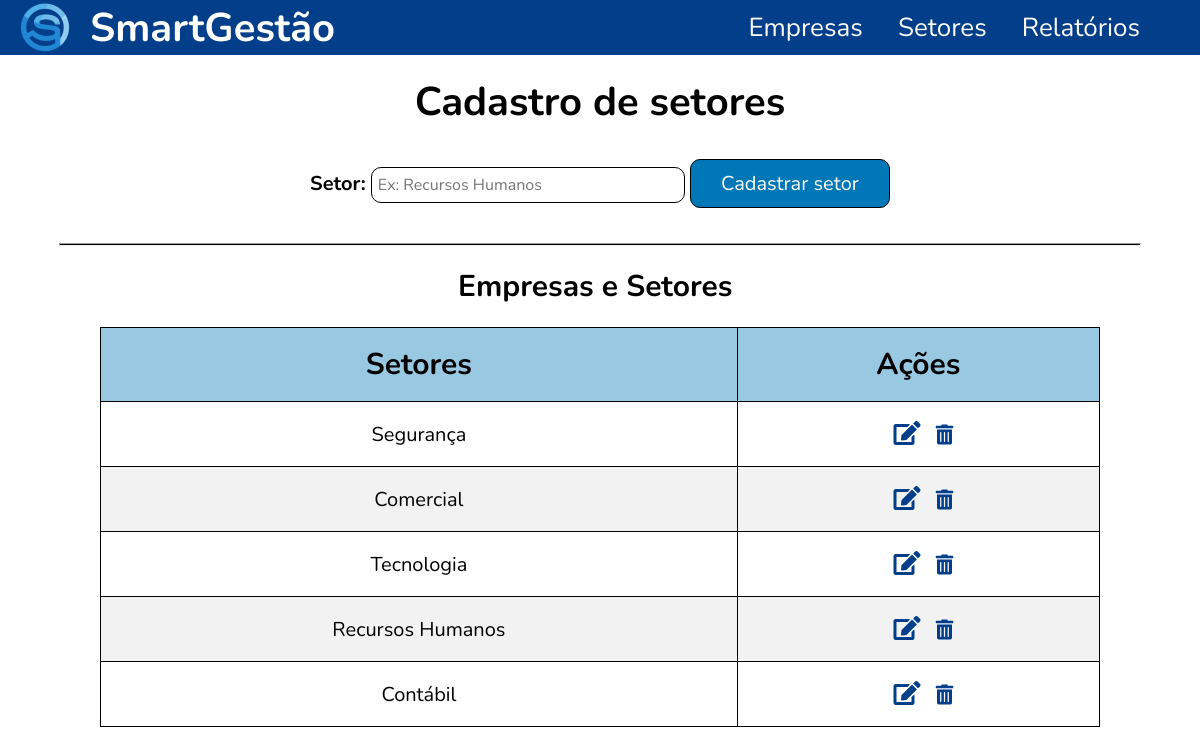
/view/cadastrarSetores.php, run on the app's committed database.
### tables this page shows
CREATE TABLE `setor` (
  `id` int(11) NOT NULL,
  `descricao` varchar(255) NOT NULL
);

### model/Setor.php (called while the page is built, shortened)
<?php
class Setor
{
    private $pdo;
    public function __construct($db)
    {
        $this->pdo = $db;
    }
    public function ConsultarTodos()
    {
        $query = "SELECT id, descricao FROM setor";
        $stmt = $this->pdo->prepare($query);
        $stmt->execute();
        return $stmt;
    }
}

### controller/SetorController.php (the view, shortened to what this page needs)
<?php
require_once '../model/setor.php';
class SetorController
{
    private $setor;
    public function __construct()
    {
        $database = new Database('localhost', 'smartgestao', 'root', '');
        $db = $database->Connect();
        $this->setor = new Setor($db);
    }
    public function listarSetores()
    {
        $stmt = $this->setor->ConsultarTodos();
        $tabelaHTML = '';
        while ($row = $stmt->fetch(PDO::FETCH_ASSOC)) {
            $id = $row['id'];
            $descricao = $row['descricao'];
            $editarLink = "<button class='editar' onclick=\"abrirModalEdicao('$id', '$descricao')\"><i class='fas fa-edit'></i></button>";
            $excluirLink = "<a class='icon-trash' href='?acao=excluir&id=$id' onclick='return confirm(\"Você tem certeza que deseja excluir?\")'>
                            <i class='fas fa-trash-alt'></i>
                        </a>";
            $tabelaHTML .= "
            <tr>
                <td>$descricao</td>
                <td>
                    $editarLink
                    $excluirLink
                </td>
            </tr>
        ";
        }
        $tabelaHTML = "
        <table>
            <thead>
                <tr>
                    <th>Setores</th>
                    <th>Ações</th>
                </tr>
            </thead>
            <tbody>
                $tabelaHTML
            </tbody>
        </table>
    ";
        return $tabelaHTML;
    }
}

### view/CadastrarSetores.php (shortened to what this page needs)
<?php
require_once '../controller/SetorController.php';
$controller = new SetorController();
$tabela = $controller->listarSetores();
?>
<!DOCTYPE html>
<html lang="tp-br">
<head>
    <link rel="stylesheet" type="text/css" href="assets/css/cadastrarSetores.css">
    <link rel="stylesheet" href="https://cdnjs.cloudflare.com/ajax/libs/font-awesome/5.15.4/css/all.min.css">
</head>
<body>
    <header class="cabecalho">
        <div class="itens-logo">
            <img class="logo" src="assets/images/logo.png">
            <h1 class="nome-sistema"><a class="titulo" href="../index.php">SmartGestão</a></h1>
        </div>
        <div class="caminhos">
            <a class="link" href="view/cadastrarEmpresa.php">Empresas</a>
            <a class="link link-meio" href="view/cadastrarSetores.php">Setores</a>
            <a class="link" href="view/relatorios.php">Relatórios</a>
        </div>
    </header>
    <main>
        <h1 class="titulo-page">Cadastro de setores</h1>
        <form action="../controller/setorController.php" method="post">
            <label for="descricao">Setor:</label>
            <input type="text" id="descricao" name="descricao" placeholder="Ex: Recursos Humanos" required>
            <button type="submit" class="btn-cadastrar">Cadastrar setor</button>
        </form>
    </main>
    <hr>
    <section class="tabela">
        <h2>Empresas e Setores</h2>
        <?php
            echo $tabela;
        ?>
    </section>
</body>
</html>

### view/assets/css/cadastrarSetores.css (style rules this page uses)
:root { --primary-color: #023E8A; --second-color: #0077B6; }
html { height: 100vh; font-size: 20px; }
* { padding: 0; margin: 0; font-family: 'Nunito', sans-serif; }
body { display: flex; flex-direction: column; align-items: center; justify-content: center; }
& a { text-decoration: none; color: #ffffff; }
& label { font-weight: bold; }
& input { width: 15rem; padding: 0.3rem; margin-bottom: 0.5rem; border: 1px solid black; border-radius: 0.5rem; font-size: 0.8rem; }
hr { width: 90%; margin: 1.5rem 0 1rem 0; height: 1px; background-color: black; }

### data on the page
setor: descricao "Segurança"
setor: descricao "Comercial"
setor: descricao "Tecnologia"
setor: descricao "Recursos Humanos"
setor: descricao "Contábil"
